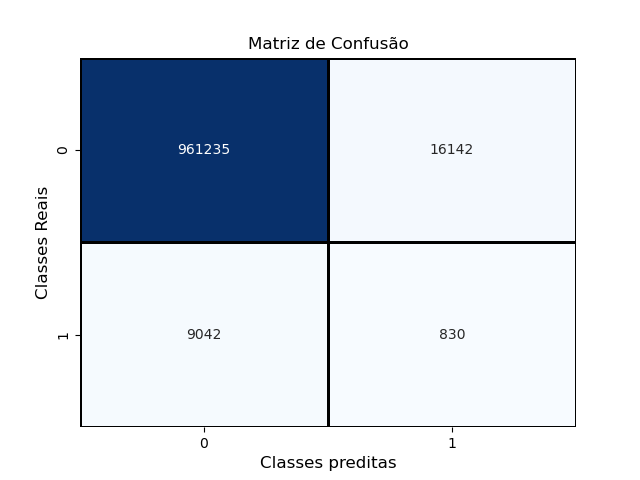

The Python source for this figure:
#import os 
#os.environ["tf_gpu_allocator"]="cuda_malloc_async"


from sklearn.model_selection import train_test_split
from sklearn.metrics import confusion_matrix
from sklearn.metrics import accuracy_score
from sklearn.metrics import classification_report

from imblearn.over_sampling import SMOTE

import numpy as np
import matplotlib.pyplot as plt
import pandas as pd

import heapq 
#os.environ["tf_gpu_allocator"]="cuda_malloc_async"



import math
import seaborn as sns


import tensorflow as tf
from tensorflow import keras

from keras.layers import Dense, Input, Dropout, BatchNormalization
from keras.models import Sequential
from keras.utils import to_categorical
from keras.optimizers import Adam
from keras.callbacks import EarlyStopping





# Enable logging to see which CPU cores or operations are being placed
#tf.debugging.set_log_device_placement(True)
def step_function(x):
    return int(x >= 0) 

BS=256 #Batch SIze
LR=0.0001 #Learning Rate
DF=0.3 #Dropout Freq
WT=100 #weight for VH error in class_weight
L1=1500 #Number of units in Hidden Layer 1
L2=1500 #Number of units in Hidden Layer 2
L3=1500 #Number of units in Hidden Layer 3

CW = {0: 1.0, 1: WT}

per=0.01 #percentagem de VH




#Training Bit
file_path = "training_bit.txt"

with open(file_path, 'r') as myfile:
    data_training = [list(line.strip()) for line in myfile] # Read each line, convert to a list of characters

#Create the DataFrame
X_treinamento_raw = pd.DataFrame(data_training).astype(int)
print(f"X_treinamento:\n{X_treinamento_raw.describe()}\n")
X_treinamento_raw=np.array(X_treinamento_raw)

#Validation Bit
file_path = "validation_bit.txt"

with open(file_path, 'r') as myfile:
    data_validation = [list(line.strip()) for line in myfile] # Read each line, convert to a list of characters

#Create the DataFrame
X_validacao = pd.DataFrame(data_validation).astype(int)
print(f"X_validacao:\n{X_validacao.describe()}\n")
X_validacao=np.array(X_validacao)

#Testing Bit
file_path = "testing_bit.txt"

with open(file_path, 'r') as myfile:
    data_testing = [list(line.strip()) for line in myfile] # Read each line, convert to a list of characters

#Create the DataFrame
X_teste = pd.DataFrame(data_testing).astype(int)
print(f"X_teste:\n{X_teste.describe()}\n")
X_teste=np.array(X_teste)



#Training Score
file_path = "training_score.txt"
y_treinamento_unravelled=pd.read_csv(file_path, header=None)
y_treinamento_unravelled.columns=['Score']
print(f"y_treinamento_unravelled:\n{y_treinamento_unravelled.describe()}\n")
y_treinamento=np.ravel(y_treinamento_unravelled)

y_treinamento_ar = heapq.nsmallest(math.floor(per*len(y_treinamento)), y_treinamento.T)
y_treinamento_lim = y_treinamento_ar[math.floor(per*len(y_treinamento))-1]
y_treinamento_VH_raw = np.array([1 if x<=y_treinamento_lim else 0 for x in y_treinamento.T])


smote = SMOTE(random_state=42)
X_treinamento, y_treinamento_VH = smote.fit_resample(X_treinamento_raw, y_treinamento_VH_raw)

# Temos 2 classes
# Converter o vetor de rótulos para uma matriz binária
# Alterar o conjunto de dados de rótulos para o formato de string binária 1-de-N (one-hot encoding)
# Teremos uma rede neural com 2 neurônios na camada de saída
#y_treinamento_VH = to_categorical(y_treinamento_VH)


#Validation Score
file_path = "validation_score.txt"
y_validacao_unravelled=pd.read_csv(file_path, header=None)
y_validacao_unravelled.columns=['Score']
print(f"y_validacao_unravelled:\n{y_validacao_unravelled.describe()}\n")
y_validacao=np.ravel(y_validacao_unravelled)

y_validacao_ar = heapq.nsmallest(math.floor(per*len(y_validacao)), y_validacao.T)
y_validacao_lim = y_validacao_ar[math.floor(per*len(y_validacao))-1]
y_validacao_VH = np.array([1 if x<=y_validacao_lim else 0 for x in y_validacao.T])

# Temos 2 classes
# Converter o vetor de rótulos para uma matriz binária
# Alterar o conjunto de dados de rótulos para o formato de string binária 1-de-N (one-hot encoding)
# Teremos uma rede neural com 2 neurônios na camada de saída
#y_validacao_VH = to_categorical(y_validacao_VH)

#Testing Score
file_path = "testing_score.txt"
y_teste_unravelled=pd.read_csv(file_path, header=None)
y_teste_unravelled.columns=['Score']
print(f"y_teste_unravelled:\n{y_teste_unravelled.describe()}\n")
y_teste=np.ravel(y_teste_unravelled)

y_teste_ar = heapq.nsmallest(math.floor(per*len(y_teste)), y_teste.T)
y_teste_lim = y_teste_ar[math.floor(per*len(y_teste))-1]
y_teste_VH = np.array([1 if x<=y_teste_lim else 0 for x in y_teste.T])

# Temos 2 classes
# Converter o vetor de rótulos para uma matriz binária
# Alterar o conjunto de dados de rótulos para o formato de string binária 1-de-N (one-hot encoding)
# Teremos uma rede neural com 2 neurônios na camada de saída
#y_teste_VH = to_categorical(y_teste_VH)






#num_objetos num_colunas
num_objetos, num_colunas = X_treinamento.shape


#Treino teste
#X_treino, X_teste, y_treino, y_teste = train_test_split(previsoes_df, previsoes_VH, test_size = 0.3, random_state = 42)
                                                                  
                                                                  
#Treinamento Validação
#X_treinamento, X_validacao, y_treinamento, y_validacao = train_test_split(X_treino, y_treino, test_size=0.2, random_state=42)


## Topologia da Rede Neural
# - relu:  função de ativação ReLU: f(x) = max(0, x)
# - softmax: cada neurônio de saída receberá uma probabilidade

modelo = Sequential()
modelo.add(Input(shape=(num_colunas,)))
modelo.add(Dense(units=L1,name='camada_escondida_1', activation='relu'))
modelo.add(BatchNormalization()) #Evita loss nan
modelo.add(Dropout(DF))
modelo.add(Dense(units=L2,name='camada_escondida_2', activation='relu'))
modelo.add(BatchNormalization())
modelo.add(Dropout(DF))
modelo.add(Dense(units=L3,name='camada_escondida_3', activation='sigmoid'))
modelo.add(BatchNormalization())
modelo.add(Dropout(DF))
modelo.add(Dense(units=1, name='camada_saida', activation='sigmoid')) #Ou é Virtual hit ou não é
modelo.add(BatchNormalization())
modelo.add(Dropout(DF))


## Parâmetros da Rede Neural
#  optimizer = algoritmo para atualizar os pesos baseado no loss:
#       Ex. 'adam', 'sgd', 'rmsprop'
#  loss = cálculo do erro.
#       Ex.: 'mean_squared_error','categorical_crossentropy', 'binary_crossentropy'
#  metrics = lista de métricas para avaliar o modeloL

custom_adam = tf.keras.optimizers.Adam(learning_rate=LR, clipnorm=1.0)  # Customizando para definir a learning_rate

#sgd_optimizer = keras.optimizers.SGD(learning_rate=0.01, momentum=0.9)

#sgd_optimizer = keras.optimizers.SGD(
#    learning_rate=LR,
#    momentum=0.9,
#    nesterov=True,
#    weight_decay=1e-4  # Automatically applies L2 penalty to weights
#)


modelo.compile(optimizer = custom_adam,
               loss = tf.keras.losses.BinaryCrossentropy(from_logits=True),
               metrics = ['accuracy', keras.metrics.Precision(), tf.keras.metrics.Recall()])

modelo.summary()






#Treinamento da Rede Neural

# 150 épocas

# Define the early stopping callback
early_stopping = EarlyStopping(
    monitor='val_loss',     # Watch the validation loss
    min_delta=0.001,        # Minimum change to qualify as an improvement
    patience=10,             # Number of epochs to tolerate oscillation/no improvement
    restore_best_weights=True, # Revert to the best model weights after stopping
    verbose=0
)


# Atenção para o conjunto de validação.

modelo.fit(X_treinamento,
           y_treinamento_VH,
           batch_size = BS,
           epochs = 150,
           class_weight=CW,
           validation_data = (X_validacao, y_validacao_VH), 
           callbacks=[early_stopping]
           )


#Salvar modelo
sv_pth='BS_'+str(BS)+'_LR_'+str(LR)+'_DF_'+str(DF)+'_WT_'+str(WT)+'_'+str(L1)+'_'+str(L2)+'_'+str(L3)
#sv_pth='BS_'+str(BS)+'_LR_'+str(LR)+'_WT_'+str(WT)+'_'+str(L1)+'_'+str(L2)+'_'+str(L3)
modelo.save('./Resultados class/'+sv_pth+'/'+sv_pth+'.h5')


#Extração de previsões
previsoes = modelo.predict(X_teste)

y_previsao_matrix = [step_function(t-0.5) for t in previsoes]
y_teste_matrix = [step_function(t-0.5) for t in y_teste_VH]


# Acurácia do Modelo avaliada no Conjunto de Dados de teste:
accuracy = accuracy_score(y_teste_matrix, y_previsao_matrix)
print("Acurácia no conjunto de teste ( previsões Corretas / todas as previsões  ):\n", accuracy)



#Matriz de confusão - tabela com desempenho do modelo
confusao = confusion_matrix(y_teste_matrix, y_previsao_matrix)
print("Matriz de Confusão no Conjunto de Teste (Classes reais x Classes preditas):")

print("Matriz de Confusão")
print(confusao)

# Matriz de Confusão - representação mais informativa e didática
print("\n\n Matriz de Confusão")
sns.heatmap(
    confusao,
    annot=True,          # Show números nas células
    fmt='d',             # Números como inteiros
    cmap='Blues',        # Paleta de cores
    cbar=False,          # Remover barra à direita
    linewidths=1,        # Adicionar borda
    linecolor='black'    # Cor da borda
)
plt.xlabel('Classes preditas', fontsize=12)
plt.ylabel('Classes Reais', fontsize=12)
plt.title('Matriz de Confusão', fontsize=12)
plt.show()

#https://stackoverflow.com/questions/54141663/how-can-i-solve-error-allocation-exceeds-10-of-system-memory-on-keras
